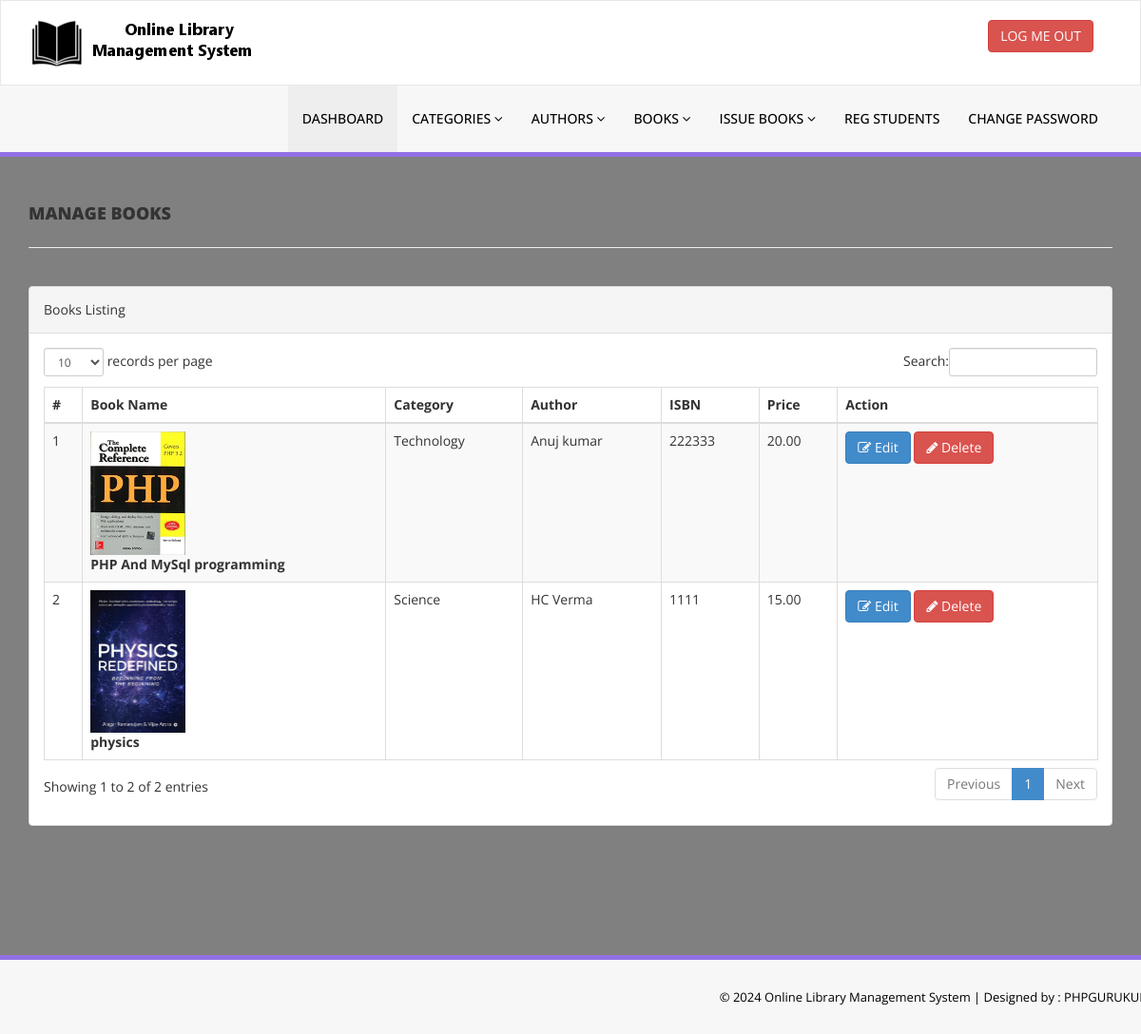
The app's page /library/admin/manage-books.php (signed in) with its own data.
### tables this page shows
CREATE TABLE `tblbooks` (
  `id` int NOT NULL AUTO_INCREMENT,
  `BookName` varchar(255) DEFAULT NULL,
  `CatId` int DEFAULT NULL,
  `AuthorId` int DEFAULT NULL,
  `ISBNNumber` varchar(25) DEFAULT NULL,
  `BookPrice` decimal(10,2) DEFAULT NULL,
  `bookImage` varchar(250) NOT NULL,
  `isIssued` int DEFAULT NULL,
  `RegDate` timestamp NULL DEFAULT CURRENT_TIMESTAMP,
  `UpdationDate` timestamp NULL DEFAULT NULL ON UPDATE CURRENT_TIMESTAMP,
  PRIMARY KEY (`id`)
);

CREATE TABLE `tblcategory` (
  `id` int NOT NULL AUTO_INCREMENT,
  `CategoryName` varchar(150) DEFAULT NULL,
  `Status` int DEFAULT NULL,
  `CreationDate` timestamp NULL DEFAULT CURRENT_TIMESTAMP,
  `UpdationDate` timestamp NULL DEFAULT '0000-00-00 00:00:00' ON UPDATE CURRENT_TIMESTAMP,
  PRIMARY KEY (`id`)
);

CREATE TABLE `tblauthors` (
  `id` int NOT NULL AUTO_INCREMENT,
  `AuthorName` varchar(159) DEFAULT NULL,
  `creationDate` timestamp NULL DEFAULT CURRENT_TIMESTAMP,
  `UpdationDate` timestamp NULL DEFAULT NULL ON UPDATE CURRENT_TIMESTAMP,
  PRIMARY KEY (`id`)
);

### library/admin/manage-books.php (the view, shortened to what this page needs)
<?php
include('includes/config.php');
if(strlen($_SESSION['alogin'])==0)
    {
header('location:index.php');
}
else{
    ?>
<!DOCTYPE html>
<html xmlns="http://www.w3.org/1999/xhtml">
<head>
    <link href="assets/css/bootstrap.css" rel="stylesheet" />
    <link href="assets/css/font-awesome.css" rel="stylesheet" />
    <link href="assets/js/dataTables/dataTables.bootstrap.css" rel="stylesheet" />
    <link href="assets/css/style.css" rel="stylesheet" />
</head>
<body>
<?php include('includes/header.php');?>
    <div class="content-wrapper">
         <div class="container">
        <div class="row pad-botm">
            <div class="col-md-12">
                <h4 class="header-line">Manage Books</h4>
    </div>
        </div>
            <div class="row">
                <div class="col-md-12">
                    <div class="panel panel-default">
                        <div class="panel-heading">
                           Books Listing
                        </div>
                        <div class="panel-body">
                            <div class="table-responsive">
                                <table class="table table-striped table-bordered table-hover" id="dataTables-example">
                                    <thead>
                                        <tr>
                                            <th>#</th>
                                            <th>Book Name</th>
                                            <th>Category</th>
                                            <th>Author</th>
                                            <th>ISBN</th>
                                            <th>Price</th>
                                            <th>Action</th>
                                        </tr>
                                    </thead>
                                    <tbody>
<?php $sql = "SELECT tblbooks.BookName,tblcategory.CategoryName,tblauthors.AuthorName,tblbooks.ISBNNumber,tblbooks.BookPrice,tblbooks.id as bookid,tblbooks.bookImage from  tblbooks join tblcategory on tblcategory.id=tblbooks.CatId join tblauthors on tblauthors.id=tblbooks.AuthorId";
$query = $dbh -> prepare($sql);
$query->execute();
$results=$query->fetchAll(PDO::FETCH_OBJ);
$cnt=1;
if($query->rowCount() > 0)
{
foreach($results as $result)
{               ?>
                                        <tr class="odd gradeX">
                                            <td class="center"><?php echo htmlentities($cnt);?></td>
                                            <td class="center" width="300">
<img src="bookimg/<?php echo htmlentities($result->bookImage);?>" width="100">
                                                <br /><b><?php echo htmlentities($result->BookName);?></b></td>
                                            <td class="center"><?php echo htmlentities($result->CategoryName);?></td>
                                            <td class="center"><?php echo htmlentities($result->AuthorName);?></td>
                                            <td class="center"><?php echo htmlentities($result->ISBNNumber);?></td>
                                            <td class="center"><?php echo htmlentities($result->BookPrice);?></td>
                                            <td class="center">
                                            <a href="edit-book.php?bookid=<?php echo htmlentities($result->bookid);?>"><button class="btn btn-primary"><i class="fa fa-edit "></i> Edit</button>
                                          <a href="manage-books.php?del=<?php echo htmlentities($result->bookid);?>" onclick="return confirm('Are you sure you want to delete?');"" >  <button class="btn btn-danger"><i class="fa fa-pencil"></i> Delete</button>
                                            </td>
                                        </tr>
 <?php $cnt=$cnt+1;}} ?>
                                    </tbody>
                                </table>
                            </div>
                        </div>
                    </div>
                </div>
            </div>
    </div>
    </div>
  <?php include('includes/footer.php');?>
</body>
</html>
<?php } ?>

### library/admin/includes/header.php (shortened to what this page needs)
<div class="navbar navbar-inverse set-radius-zero" >
        <div class="container">
            <div class="navbar-header">
                <a class="navbar-brand">
                    <img src="assets/img/logo.png" />
                </a>
            </div>
            <div class="right-div">
                <a href="logout.php" class="btn btn-danger pull-right">LOG ME OUT</a>
            </div>
        </div>
    </div>
    <section class="menu-section">
        <div class="container">
            <div class="row ">
                <div class="col-md-12">
                    <div class="navbar-collapse collapse ">
                        <ul id="menu-top" class="nav navbar-nav navbar-right">
                            <li><a href="dashboard.php" class="menu-top-active">DASHBOARD</a></li>
                            <li>
                                <a href="#" class="dropdown-toggle" id="ddlmenuItem" data-toggle="dropdown"> Categories <i class="fa fa-angle-down"></i></a>
                            </li>
                            <li>
                                <a href="#" class="dropdown-toggle" id="ddlmenuItem" data-toggle="dropdown"> Authors <i class="fa fa-angle-down"></i></a>
                            </li>
 <li>
                                <a href="#" class="dropdown-toggle" id="ddlmenuItem" data-toggle="dropdown"> Books <i class="fa fa-angle-down"></i></a>
                            </li>
                           <li>
                                <a href="#" class="dropdown-toggle" id="ddlmenuItem" data-toggle="dropdown"> Issue Books <i class="fa fa-angle-down"></i></a>
                            </li>
                             <li><a href="reg-students.php">Reg Students</a></li>
  <li><a href="change-password.php">Change Password</a></li>
                        </ul>
                    </div>
                </div>
            </div>
        </div>
    </section>

### library/admin/includes/footer.php
<section class="footer-section">
     <div class="container">
         <div class="row">
             <div class="col-md-12">
                &copy; <?php echo date('Y');?> Online Library Management System |<a href="https://phpgurukul.com/" target="_blank"  > Designed by : PHPGURUKUL</a>
             </div>
         </div>
     </div>
 </section>

### library/admin/assets/css/style.css (style rules this page uses)
.set-radius-zero { border-radius:0px; -moz-border-radius:0px; -webkit-border-radius:0px; }
.content-wrapper { margin-top: 40px; min-height:800px; padding-bottom:90px; }
.header-line { font-weight:900; padding-bottom:25px; border-bottom:1px solid #eeeeee; text-transform:uppercase; }
.pad-botm { padding-bottom:30px; }
.right-div { float: right; padding: 20px; }
#menu-top a { color:#000; text-decoration:none; font-weight:500; padding: 25px 15px 25px 15px; text-transform:uppercase; }
.menu-section { background-color: #f7f7f7; border-bottom:5px solid #9170E4; width:100% }
.menu-top-active { background-color:#eeeeee; }
.navbar-inverse { background-color: #FFF; border-color: rgba(155, 153, 153, 0.23); }
.navbar { min-height: 90px; margin-bottom: 0px; }
.footer-section { padding:25px 50px 25px 50px; color:#000; font-size:13px; background-color: #f7f7f7; text-align:right; border-top:5px solid #9170E4; }
.footer-section a, .footer-section a:hover { color:#000; }

### library/admin/manage-books.php (style rules this page uses)
body { background-color:grey; }

### records on screen
tblbooks: bookImage (picture), BookName "PHP And MySql programming", tblcategory.CategoryName "Technology", AuthorId.AuthorName "Anuj kumar", ISBNNumber "222333", BookPrice "20.00"
tblbooks: bookImage (picture), BookName "physics", tblcategory.CategoryName "Science", AuthorId.AuthorName "HC Verma", ISBNNumber "1111", BookPrice "15.00"
